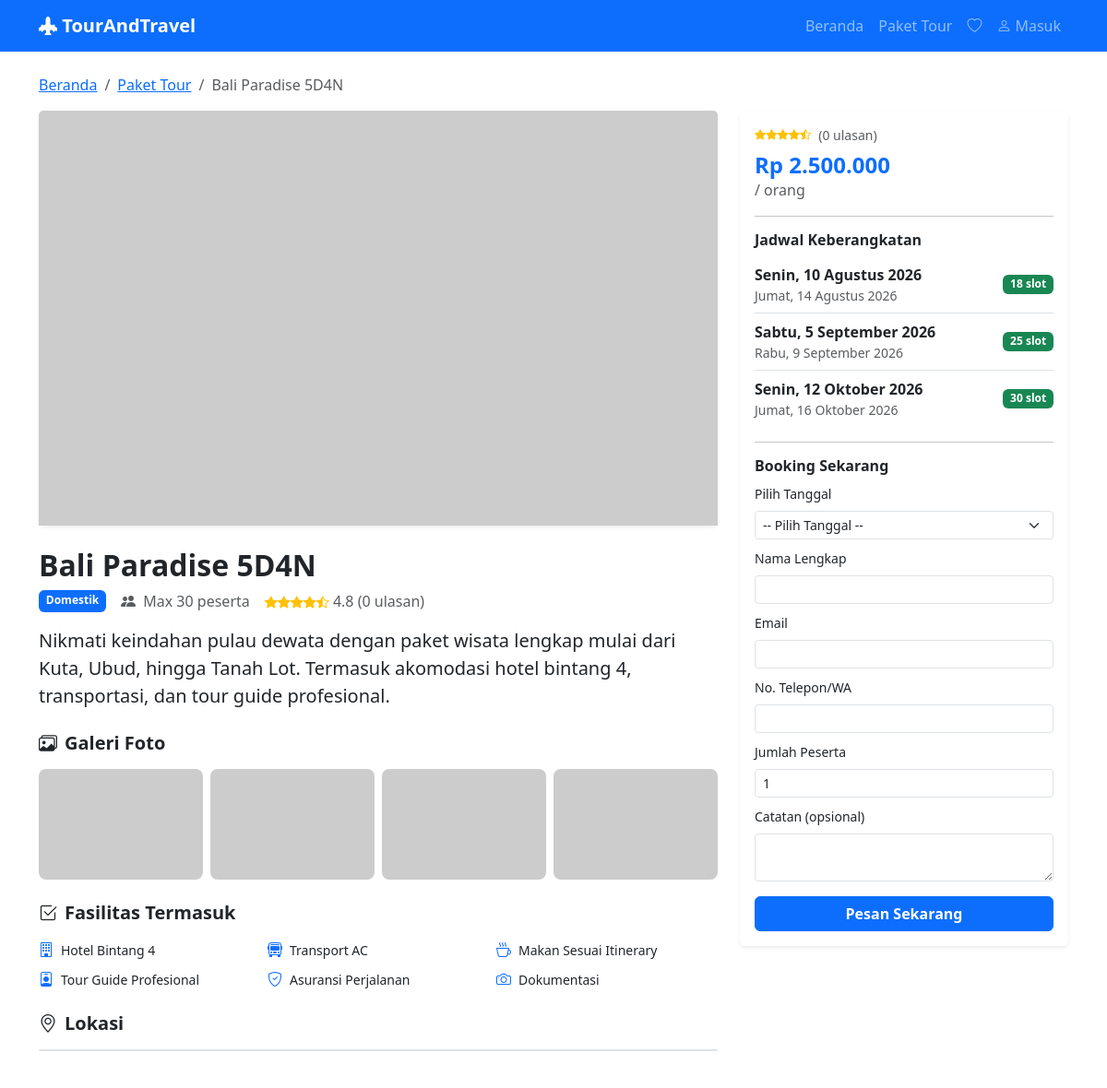
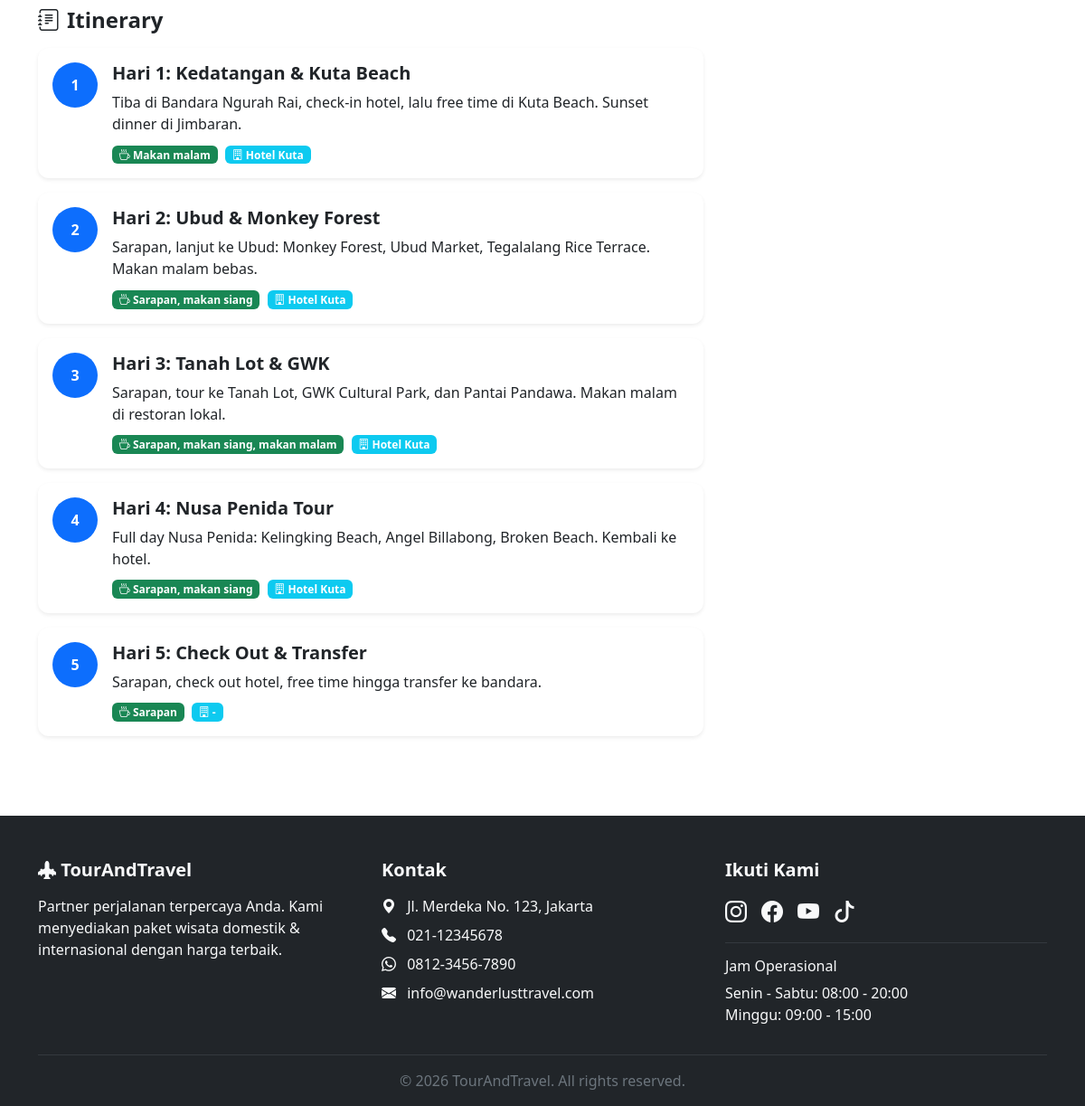
Page /tour-detail.php?slug=bali-paradise-5d4n on the committed database (2 pictures, top to bottom).
### tables this page shows
CREATE TABLE IF NOT EXISTS tours (
    id INT AUTO_INCREMENT PRIMARY KEY,
    title VARCHAR(200) NOT NULL,
    slug VARCHAR(200) NOT NULL UNIQUE,
    category VARCHAR(100) NOT NULL,
    description TEXT,
    price DECIMAL(12,2) NOT NULL,
    original_price DECIMAL(12,2) DEFAULT NULL,
    max_participants INT NOT NULL DEFAULT 20,
    rating DECIMAL(2,1) DEFAULT 4.8,
    total_reviews INT DEFAULT 0,
    cover_image VARCHAR(255) DEFAULT NULL,
    wiki_image VARCHAR(255) DEFAULT NULL,
    is_active TINYINT(1) NOT NULL DEFAULT 1,
    created_at TIMESTAMP DEFAULT CURRENT_TIMESTAMP,
    updated_at TIMESTAMP DEFAULT CURRENT_TIMESTAMP ON UPDATE CURRENT_TIMESTAMP
);

CREATE TABLE IF NOT EXISTS itineraries (
    id INT AUTO_INCREMENT PRIMARY KEY,
    tour_id INT NOT NULL,
    day_number INT NOT NULL,
    title VARCHAR(200) NOT NULL,
    description TEXT,
    meals VARCHAR(200) DEFAULT NULL,
    accommodation VARCHAR(200) DEFAULT NULL,
    FOREIGN KEY (tour_id) REFERENCES tours(id) ON DELETE CASCADE
);

CREATE TABLE IF NOT EXISTS tour_dates (
    id INT AUTO_INCREMENT PRIMARY KEY,
    tour_id INT NOT NULL,
    departure_date DATE NOT NULL,
    return_date DATE NOT NULL,
    available_slots INT NOT NULL,
    is_active TINYINT(1) NOT NULL DEFAULT 1,
    FOREIGN KEY (tour_id) REFERENCES tours(id) ON DELETE CASCADE
);

### includes/db.php (called while the page is built, shortened)
<?php
class Database {
    private static $instance = null;
    private $conn;
    private function __construct() {
        try {
            $dsn = "mysql:host=" . DB_HOST . ";dbname=" . DB_NAME . ";charset=utf8mb4";
            $this->conn = new PDO($dsn, DB_USER, DB_PASS);
            $this->conn->setAttribute(PDO::ATTR_ERRMODE, PDO::ERRMODE_EXCEPTION);
            $this->conn->setAttribute(PDO::ATTR_DEFAULT_FETCH_MODE, PDO::FETCH_ASSOC);
            $this->conn->setAttribute(PDO::ATTR_EMULATE_PREPARES, false);
        } catch (PDOException $e) {
            die("Koneksi database gagal: " . $e->getMessage());
        }
    }
    public static function getInstance() {
        if (self::$instance === null) {
            self::$instance = new self();
        }
        return self::$instance;
    }
    public function getConnection() {
        return $this->conn;
    }
}
function db() {
    return Database::getInstance()->getConnection();
}
?>

### tour-detail.php (the view, shortened to what this page needs)
<?php
require_once 'includes/db.php';
require_once 'includes/functions.php';
$slug = $_GET['slug'] ?? '';
$tour = getTourBySlug($slug);
$tourDates = getTourDates($tour['id']);
$itineraries = getItineraries($tour['id']);
require_once 'includes/header.php';
?>
<div class="container py-4">
    <nav aria-label="breadcrumb" class="mb-3">
        <ol class="breadcrumb">
            <li class="breadcrumb-item"><a href="index.php">Beranda</a></li>
            <li class="breadcrumb-item"><a href="tours.php">Paket Tour</a></li>
            <li class="breadcrumb-item active"><?= e($tour['title']) ?></li>
        </ol>
    </nav>
    <div class="row">
        <div class="col-lg-8">
            <div class="card border-0 shadow-sm mb-4">
                <img src="<?= getTourImage($tour, 'large') ?>" onerror="this.src='<?= getTourImageFallback($tour, 'large') ?>'" class="card-img-top" style="max-height: 450px; object-fit: cover;" alt="<?= e($tour['title']) ?>">
            </div>
            <h2 class="fw-bold"><?= e($tour['title']) ?></h2>
            <div class="d-flex flex-wrap gap-3 mb-3">
                <span class="badge bg-primary"><?= e($tour['category']) ?></span>
                <span class="text-muted"><i class="bi bi-people-fill me-1"></i> Max <?= $tour['max_participants'] ?> peserta</span>
                <span class="text-muted"><?= renderStars($tour['rating']) ?> <?= $tour['rating'] ?> (<?= $tour['total_reviews'] ?> ulasan)</span>
            </div>
            <p class="lead"><?= nl2br(e($tour['description'])) ?></p>
            <h5 class="fw-bold mt-4 mb-3"><i class="bi bi-images me-2"></i>Galeri Foto</h5>
            <div class="row g-2 mb-4">
                <?php $galleryKw = getGalleryKeywords($tour); ?>
                <?php foreach (array_slice($galleryKw, 0, 4) as $i => $kw):
                    $galleryUrl = "https://loremflickr.com/640/480/" . urlencode(strtolower($kw)) . "?lock=" . crc32($kw); ?>
                <div class="col-6 col-md-3">
                    <a href="<?= $galleryUrl ?>" target="_blank" class="text-decoration-none">
                        <img src="<?= $galleryUrl ?>" class="w-100 rounded-3" style="height: 120px; object-fit: cover;" alt="" onerror="this.remove()">
                    </a>
                </div>
                <?php endforeach; ?>
            </div>
            <h5 class="fw-bold mt-4 mb-3"><i class="bi bi-check2-square me-2"></i>Fasilitas Termasuk</h5>
            <div class="row g-2 mb-4">
                <?php foreach (getTourFacilities() as $f): ?>
                <div class="col-6 col-md-4">
                    <div class="d-flex align-items-center gap-2">
                        <i class="bi <?= $f['icon'] ?> text-primary"></i>
                        <small><?= $f['label'] ?></small>
                    </div>
                </div>
                <?php endforeach; ?>
            </div>
            <h5 class="fw-bold mt-4 mb-3"><i class="bi bi-geo-alt me-2"></i>Lokasi</h5>
            <div class="rounded-3 overflow-hidden mb-4 border">
            </div>
            <?php if (count($itineraries) > 0): ?>
            <h4 class="fw-bold mt-5 mb-3"><i class="bi bi-journal-text me-2"></i>Itinerary</h4>
            <div class="timeline">
                <?php foreach ($itineraries as $it): ?>
                <div class="card border-0 shadow-sm mb-3 itinerary-card">
                    <div class="card-body">
                        <div class="d-flex">
                            <div class="itinerary-day me-3 text-center">
                                <div class="bg-primary text-white rounded-circle d-flex align-items-center justify-content-center" style="width: 50px; height: 50px;">
                                    <strong><?= $it['day_number'] ?></strong>
                                </div>
                            </div>
                            <div class="flex-grow-1">
                                <h5 class="fw-semibold">Hari <?= $it['day_number'] ?>: <?= e($it['title']) ?></h5>
                                <p class="mb-2"><?= nl2br(e($it['description'])) ?></p>
                                <?php if ($it['meals']): ?>
                                    <span class="badge bg-success me-1"><i class="bi bi-cup-hot"></i> <?= e($it['meals']) ?></span>
                                <?php endif; ?>
                                <?php if ($it['accommodation']): ?>
                                    <span class="badge bg-info"><i class="bi bi-building"></i> <?= e($it['accommodation']) ?></span>
                                <?php endif; ?>
                            </div>
                        </div>
                    </div>
                </div>
                <?php endforeach; ?>
            </div>
            <?php endif; ?>
        </div>
        <div class="col-lg-4">
            <div class="card border-0 shadow-sm mb-4 sticky-top" style="top: 80px; z-index: 100;">
                <div class="card-body">
                    <div class="d-flex align-items-center gap-2 small mb-2">
                        <?= renderStars($tour['rating']) ?>
                        <span class="text-muted">(<?= $tour['total_reviews'] ?> ulasan)</span>
                    </div>
                    <h4 class="fw-bold text-primary mb-0"><?= formatRupiah($tour['price']) ?></h4>
                    <p class="text-muted">/ orang</p>
                    <?php if (count($tourDates) > 0): ?>
                    <hr>
                    <h6 class="fw-semibold">Jadwal Keberangkatan</h6>
                    <div class="mb-3">
                        <?php foreach ($tourDates as $td): ?>
                            <?php $sisa = getSisaSlot($td['id']); ?>
                            <div class="d-flex justify-content-between align-items-center py-2 border-bottom date-item">
                                <div>
                                    <strong><?= tglIndonesia($td['departure_date']) ?></strong>
                                    <span class="d-block small text-muted"><?= tglIndonesia($td['return_date']) ?></span>
                                </div>
                                <span class="badge <?= $sisa > 0 ? 'bg-success' : 'bg-danger' ?>">
                                    <?= $sisa > 0 ? "$sisa slot" : 'Penuh' ?>
                                </span>
                            </div>
                        <?php endforeach; ?>
                    </div>
                    <hr>
                    <h6 class="fw-semibold">Booking Sekarang</h6>
                    <form method="POST">
                        <div class="mb-2">
                            <label class="form-label small">Pilih Tanggal</label>
                            <select name="tour_date_id" class="form-select form-select-sm" required>
                                <option value="">-- Pilih Tanggal --</option>
                            </select>
                        </div>
                        <div class="mb-2">
                            <label class="form-label small">Nama Lengkap</label>
                            <input type="text" name="name" class="form-control form-control-sm" required>
                        </div>
                        <div class="mb-2">
                            <label class="form-label small">Email</label>
                            <input type="email" name="email" class="form-control form-control-sm" required>
                        </div>
                        <div class="mb-2">
                            <label class="form-label small">No. Telepon/WA</label>
                            <input type="text" name="phone" class="form-control form-control-sm" required>
                        </div>
                        <div class="mb-2">
                            <label class="form-label small">Jumlah Peserta</label>
                            <input type="number" name="participants" class="form-control form-control-sm" min="1" value="1" required>
                        </div>
                        <div class="mb-3">
                            <label class="form-label small">Catatan (opsional)</label>
                            <textarea name="notes" class="form-control form-control-sm" rows="2"></textarea>
                        </div>
                        <button type="submit" class="btn btn-primary w-100 fw-semibold">Pesan Sekarang</button>
                    </form>
                    <?php else: ?>
                    <div class="alert alert-warning py-2 small mb-0">
                        <i class="bi bi-exclamation-triangle me-1"></i> Belum ada jadwal keberangkatan tersedia
                    </div>
                    <?php endif; ?>
                </div>
            </div>
        </div>
    </div>
</div>
<?php require_once 'includes/footer.php'; ?>

### assets/css/style.css (style rules this page uses)
:root { --primary: #0d6efd; --primary-dark: #0b5ed7; }
.itinerary-card { border-radius: 12px; transition: transform 0.2s ease; }
.date-item:last-child { border-bottom: none !important; }

### rows in the picture
tours: title "Bali Paradise 5D4N", category "Domestik", max_participants "30", rating "4.8", total_reviews "0", description "Nikmati keindahan pulau dewata dengan paket wisata lengkap mulai dari Kuta, Ubud, hingga Tanah Lot. Termasuk akomodasi hotel bintang 4, transportasi, dan tour guide profesional.", price "Rp 2.500.000"
itineraries: day_number "1", title "Kedatangan & Kuta Beach", description "Tiba di Bandara Ngurah Rai, check-in hotel, lalu free time di Kuta Beach. Sunset dinner di Jimbaran.", meals "Makan malam", accommodation "Hotel Kuta"
itineraries: day_number "2", title "Ubud & Monkey Forest", description "Sarapan, lanjut ke Ubud: Monkey Forest, Ubud Market, Tegalalang Rice Terrace. Makan malam bebas.", meals "Sarapan, makan siang", accommodation "Hotel Kuta"
itineraries: day_number "3", title "Tanah Lot & GWK", description "Sarapan, tour ke Tanah Lot, GWK Cultural Park, dan Pantai Pandawa. Makan malam di restoran lokal.", meals "Sarapan, makan siang, makan malam", accommodation "Hotel Kuta"
itineraries: day_number "4", title "Nusa Penida Tour", description "Full day Nusa Penida: Kelingking Beach, Angel Billabong, Broken Beach. Kembali ke hotel.", meals "Sarapan, makan siang", accommodation "Hotel Kuta"
itineraries: day_number "5", title "Check Out & Transfer", description "Sarapan, check out hotel, free time hingga transfer ke bandara.", meals "Sarapan", accommodation "-"
tour_dates: departure_date "Senin, 10 Agustus 2026", return_date "Jumat, 14 Agustus 2026", sisa "18"
tour_dates: departure_date "Sabtu, 5 September 2026", return_date "Rabu, 9 September 2026", sisa "25"
tour_dates: departure_date "Senin, 12 Oktober 2026", return_date "Jumat, 16 Oktober 2026", sisa "30"

### other values in the picture
SITE_NAME "TourAndTravel"
$f['label'] "Hotel Bintang 4"
$f['label'] "Transport AC"
$f['label'] "Makan Sesuai Itinerary"
$f['label'] "Tour Guide Profesional"
$f['label'] "Asuransi Perjalanan"
$f['label'] "Dokumentasi"
